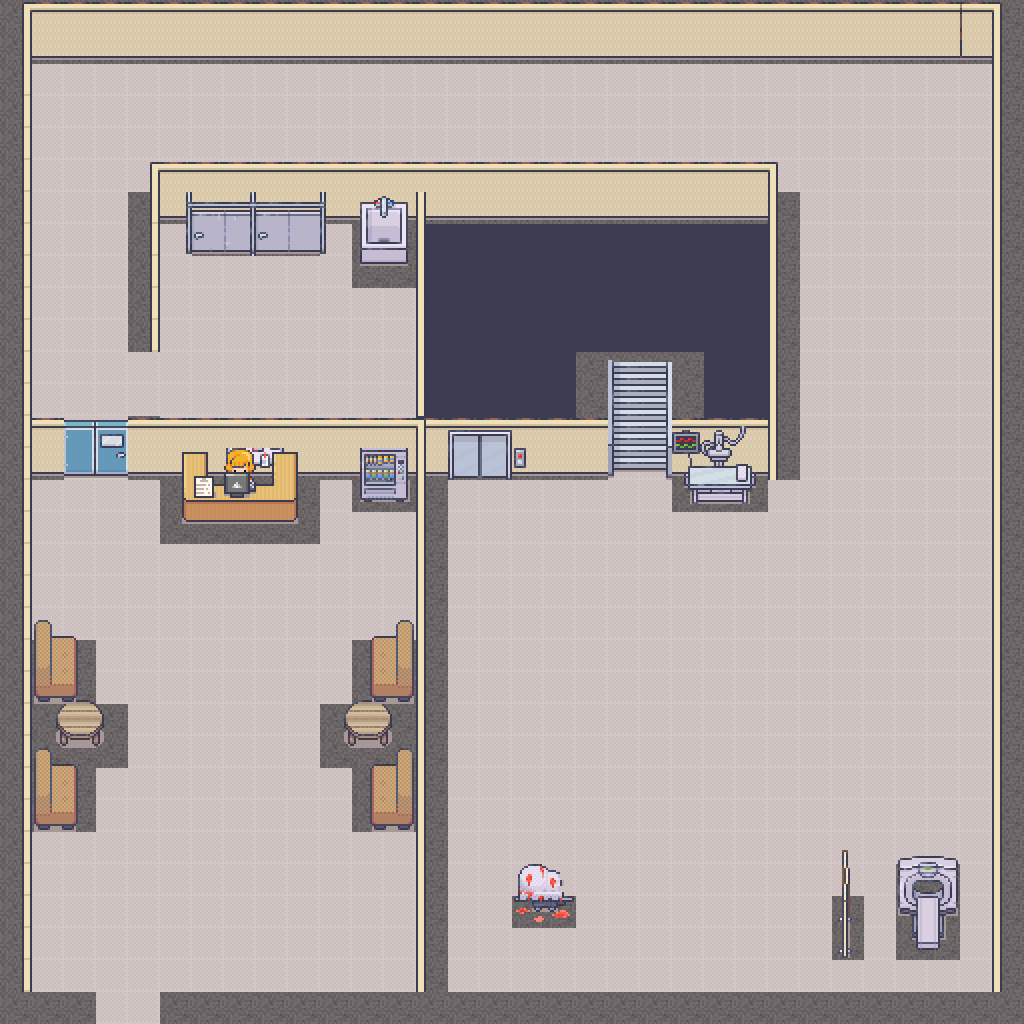

This is a level from a 2D game, rendered from its Tiled map with the project's own tilesets. A one-line summary and the map file follow, with tile-layer data summarised:
An orthogonal 32x32 tile map with 32x32 px tiles, 6 tile layers (Ground, Collision, Buildings, GroundDetails2, ...), 8 tilesets and 10 objects (DoorToTown, HospitalFromTown).

<map version="1.10" tiledversion="1.11.2" orientation="orthogonal" renderorder="right-down" width="32" height="32" tilewidth="32" tileheight="32" infinite="0" nextlayerid="9" nextobjectid="12">
 <tileset firstgid="1" source="Modern Interior Master Tileset.tsx" />
 <tileset firstgid="8513" source="Modern Interior Master Tileset part 2.tsx" />
 <tileset firstgid="17025" source="Modern Exterior Master Tileset.tsx" />
 <tileset firstgid="33409" source="Modern Exterior Master Tileset part 2.tsx" />
 <tileset firstgid="49793" source="Modern Exterior Master Tileset part 3.tsx" />
 <tileset firstgid="66177" source="Modern Exterior Master Tileset part 4.tsx" />
 <tileset firstgid="82561" source="Modern Exterior Master Tileset part 5.tsx" />
 <tileset firstgid="98945" source="Modern Exterior Master Tileset part 6.tsx" />
 <layer id="2" name="Ground" width="32" height="32">
  <data>[1024 cells, 902 non-empty, 2 distinct tile ids]</data>
 </layer>
 <layer id="1" name="Collision" width="32" height="32">
  <data>[1024 cells, 290 non-empty, 2 distinct tile ids]</data>
 </layer>
 <layer id="4" name="Buildings" width="32" height="32">
  <data>[1024 cells, 209 non-empty, 13 distinct tile ids]</data>
 </layer>
 <layer id="3" name="GroundDetails2" width="32" height="32">
  <data>[1024 cells, 53 non-empty, 42 distinct tile ids]</data>
 </layer>
 <layer id="7" name="GroundDetails" width="32" height="32">
  <data>[1024 cells, 70 non-empty, 60 distinct tile ids]</data>
 </layer>
 <layer id="5" name="AbovePlayer" width="32" height="32">
  <data>[1024 cells, 45 non-empty, 17 distinct tile ids]</data>
 </layer>
 <objectgroup id="8" name="Occlusion">
  <object id="4" x="128" y="160" width="672" height="64" />
  <object id="5" x="32" y="416" width="32" height="64" />
  <object id="6" x="128" y="416" width="288" height="64" />
  <object id="7" x="512" y="864" width="64" height="96" />
  <object id="8" x="896" y="832" width="64" height="64" />
  <object id="9" x="832" y="832" width="32" height="64" />
  <object id="10" x="352" y="608" width="64" height="32" />
  <object id="11" x="32" y="608" width="64" height="32" />
 </objectgroup>
 <objectgroup id="6" name="Spawns">
  <object id="1" name="DoorToTown" x="96" y="992" width="64" height="32" />
  <object id="3" name="HospitalFromTown" x="96" y="928" width="64" height="32" />
 </objectgroup>
</map>
